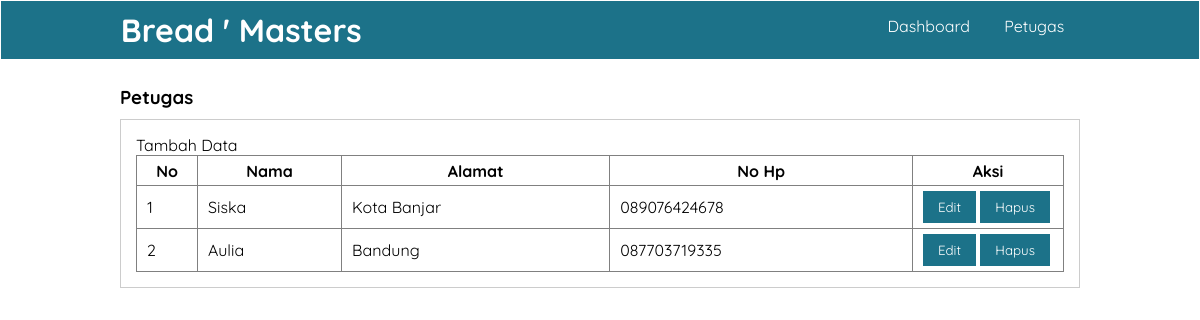
Page /petugas.php (signed in) on the committed database.
### tables this page shows
CREATE TABLE `petugas` (
  `ID_Petugas` int(11) NOT NULL,
  `ID_Toko` int(11) NOT NULL,
  `Nama` varchar(100) NOT NULL,
  `Alamat` varchar(100) NOT NULL,
  `No_Hp` varchar(225) NOT NULL
);

### petugas.php (the view, shortened to what this page needs)
<?php
    include "koneksi.php";
?>
<!DOCTYPE html>
<html lang="en">
<head>
    <link rel="stylesheet" href="dekorasi.css">
</head>
<body>
    <header>
        <div class="container">
        <h1><a href="dashboard.php">Bread ' Masters</a></h1>
        <ul>
            <li><a href="dashboard.php">Dashboard</a></li>
            <li><a href="petugas.php">Petugas</a></li>
        </ul>
        </div>
    </header>
    <div class="section">
        <div class="container">
            <h3>Petugas</h3>
            <div class="box">
            <p><a href="tambah_petugas.php">Tambah Data</a></p>
                <table border="1" cellspacing="0" class="table">
                    <thead>
                        <tr>
                            <th width="60px">No</th>
                            <th>Nama</th>
                            <th>Alamat</th>
                            <th>No Hp</th>
                            <th width="150px">Aksi</th>
                        </tr>
                    </thead>
                    <tbody>
                        <?php
                         $result = mysqli_query($conn,"SELECT * FROM petugas");
                         $no = 0;
                         while($d = mysqli_fetch_assoc($result)):
                            $no++
                        ?>
                        <tr>
                            <td><?= $no ?></td>
                            <td><?= $d['Nama']?></td>
                            <td><?= $d['Alamat']?></td>
                            <td><?= $d['No_Hp']?></td>
                            <td>
                                <a href="../proses/edit_petugas.php?ID_Petugas=<?php echo $petugas['ID_Petugas'] ?>"><button class="btn btn-primary">Edit</button></a>
                                <a href="../proses/hapus_petugas.php?ID_Petugas=<?php echo $petugas['ID_Petugas'] ?>" onclick="return confirm('Anda yakin ingin menghapus data ini??')"><button class="btn btn-primary">Hapus</button></a>
                            </td>
                        </tr>
                        <?php endwhile ?>
</tbody>
</body>
</html>

### dekorasi.css (style rules this page uses)
* { padding: 0; margin: 0; font-family: 'quicksand', sans-serif; }
a { color: inherit; text-decoration: none; }
body { background-color: #fff }
.btn { padding: 8px 15px; background-color: #1c7289; color: #fff; border:none; cursor: pointer; }
header { border: 1px solid; background-color: #1c7289; color: #fff; }
header h1 { float: left; padding: 9px 0; }
header ul { float: right; }
header ul li { display: inline-block; }
header ul li a { padding: 15px; display: inline-block; }
.container { width: 80%; margin: 0 auto; }
.container:after { content: ''; display: block; clear: both; }
.section { padding: 25px 0; }
.box { background-color: #fff; border: 1px solid #ccc; padding: 15px; box-sizing: border-box; margin: 10px 0 25px 0; }
.box:after { content: ''; display: block; clear: both; }
.table { width: 100%; border-collapse: collapse; }
.table tr { height: 30px; }
.table tr td { padding: 5px 10px; }

### rows in the picture
petugas: Nama "Siska", Alamat "Kota Banjar", No_Hp "089076424678"
petugas: Nama "Aulia", Alamat "Bandung", No_Hp "087703719335"
